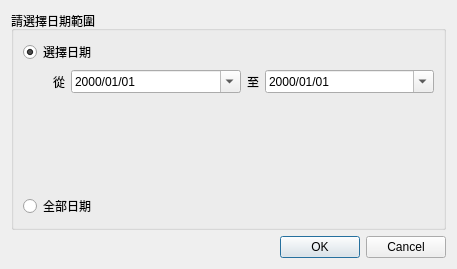
<?xml version="1.0" encoding="UTF-8"?>
<ui version="4.0">
 <class>Dialog_date_picker</class>
 <widget class="QDialog" name="Dialog_date_picker">
  <property name="windowModality">
   <enum>Qt::NonModal</enum>
  </property>
  <property name="geometry">
   <rect>
    <x>0</x>
    <y>0</y>
    <width>457</width>
    <height>269</height>
   </rect>
  </property>
  <property name="sizePolicy">
   <sizepolicy hsizetype="Preferred" vsizetype="Preferred">
    <horstretch>0</horstretch>
    <verstretch>0</verstretch>
   </sizepolicy>
  </property>
  <property name="windowTitle">
   <string>日期選擇</string>
  </property>
  <layout class="QVBoxLayout" name="verticalLayout">
   <item>
    <widget class="QGroupBox" name="groupBox_duration">
     <property name="title">
      <string>請選擇日期範圍</string>
     </property>
     <property name="flat">
      <bool>true</bool>
     </property>
     <layout class="QGridLayout" name="gridLayout">
      <item row="4" column="0">
       <widget class="QRadioButton" name="radioButton_all">
        <property name="text">
         <string>全部日期</string>
        </property>
        <property name="checked">
         <bool>false</bool>
        </property>
       </widget>
      </item>
      <item row="1" column="0">
       <widget class="QRadioButton" name="radioButton_option">
        <property name="text">
         <string>選擇日期</string>
        </property>
        <property name="checked">
         <bool>true</bool>
        </property>
       </widget>
      </item>
      <item row="2" column="0" colspan="3">
       <layout class="QHBoxLayout" name="horizontalLayout">
        <property name="leftMargin">
         <number>30</number>
        </property>
        <item>
         <widget class="QLabel" name="label_4">
          <property name="text">
           <string>從</string>
          </property>
          <property name="alignment">
           <set>Qt::AlignLeading|Qt::AlignLeft|Qt::AlignVCenter</set>
          </property>
         </widget>
        </item>
        <item>
         <widget class="QDateEdit" name="dateEdit_start_date">
          <property name="sizePolicy">
           <sizepolicy hsizetype="Expanding" vsizetype="Fixed">
            <horstretch>0</horstretch>
            <verstretch>0</verstretch>
           </sizepolicy>
          </property>
          <property name="currentSection">
           <enum>QDateTimeEdit::YearSection</enum>
          </property>
          <property name="displayFormat">
           <string>yyyy/MM/dd</string>
          </property>
          <property name="calendarPopup">
           <bool>true</bool>
          </property>
         </widget>
        </item>
        <item>
         <widget class="QLabel" name="label_5">
          <property name="text">
           <string>至</string>
          </property>
          <property name="alignment">
           <set>Qt::AlignLeading|Qt::AlignLeft|Qt::AlignVCenter</set>
          </property>
         </widget>
        </item>
        <item>
         <widget class="QDateEdit" name="dateEdit_end_date">
          <property name="sizePolicy">
           <sizepolicy hsizetype="Expanding" vsizetype="Fixed">
            <horstretch>0</horstretch>
            <verstretch>0</verstretch>
           </sizepolicy>
          </property>
          <property name="currentSection">
           <enum>QDateTimeEdit::YearSection</enum>
          </property>
          <property name="displayFormat">
           <string>yyyy/MM/dd</string>
          </property>
          <property name="calendarPopup">
           <bool>true</bool>
          </property>
         </widget>
        </item>
       </layout>
      </item>
      <item row="3" column="0">
       <spacer name="verticalSpacer">
        <property name="orientation">
         <enum>Qt::Vertical</enum>
        </property>
        <property name="sizeHint" stdset="0">
         <size>
          <width>20</width>
          <height>40</height>
         </size>
        </property>
       </spacer>
      </item>
     </layout>
    </widget>
   </item>
   <item>
    <widget class="QDialogButtonBox" name="buttonBox">
     <property name="orientation">
      <enum>Qt::Horizontal</enum>
     </property>
     <property name="standardButtons">
      <set>QDialogButtonBox::Cancel|QDialogButtonBox::Ok</set>
     </property>
     <property name="centerButtons">
      <bool>false</bool>
     </property>
    </widget>
   </item>
  </layout>
 </widget>
 <resources/>
 <connections>
  <connection>
   <sender>buttonBox</sender>
   <signal>accepted()</signal>
   <receiver>Dialog_date_picker</receiver>
   <slot>accept()</slot>
   <hints>
    <hint type="sourcelabel">
     <x>248</x>
     <y>254</y>
    </hint>
    <hint type="destinationlabel">
     <x>157</x>
     <y>274</y>
    </hint>
   </hints>
  </connection>
  <connection>
   <sender>buttonBox</sender>
   <signal>rejected()</signal>
   <receiver>Dialog_date_picker</receiver>
   <slot>reject()</slot>
   <hints>
    <hint type="sourcelabel">
     <x>316</x>
     <y>260</y>
    </hint>
    <hint type="destinationlabel">
     <x>286</x>
     <y>274</y>
    </hint>
   </hints>
  </connection>
 </connections>
</ui>
